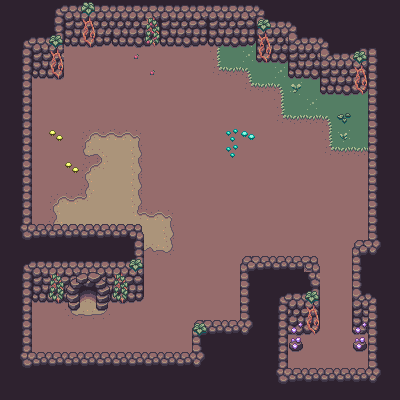

This is a level from a 2D game, rendered from its Tiled map with the project's own tilesets. A one-line summary and the complete map file follow:
An orthogonal 25x25 tile map with 16x16 px tiles, 4 tile layers (CaveFloor, CaveWalls-1, Cave-Walls-2, CaveDoor).

<map version="1.8" tiledversion="1.8.0" orientation="orthogonal" renderorder="right-down" width="25" height="25" tilewidth="16" tileheight="16" infinite="0" nextlayerid="6" nextobjectid="1">
 <editorsettings>
  <export target="cave-map.json" format="json" />
 </editorsettings>
 <tileset firstgid="1" name="caves-main" tilewidth="16" tileheight="16" tilecount="1054" columns="31">
  <image source="../tilesets/caves-main.png" width="496" height="544" />
 </tileset>
 <layer id="2" name="CaveFloor" width="25" height="25">
  <data encoding="csv">
61,61,61,61,61,61,61,61,61,61,61,61,61,313,192,192,192,192,192,192,192,192,192,192,192,
61,61,61,61,61,61,61,61,61,61,61,61,61,313,192,192,192,192,223,192,192,192,192,223,192,
61,61,61,61,61,61,61,61,61,61,61,61,61,313,192,254,192,192,192,223,192,192,192,192,192,
61,61,61,61,61,61,61,61,61,61,61,61,61,313,192,223,192,192,192,192,192,192,223,192,192,
61,61,61,61,61,61,61,61,61,61,61,61,61,314,281,282,192,223,192,192,192,192,192,192,192,
61,61,61,61,61,61,61,61,61,61,61,61,61,61,61,314,281,282,254,192,192,192,223,192,192,
61,61,61,61,61,61,61,61,61,61,61,61,61,61,61,61,61,313,192,223,192,192,192,192,192,
61,61,61,61,61,61,61,61,61,61,61,61,61,61,61,61,61,314,281,281,282,192,192,192,192,
61,61,61,61,61,94,95,95,96,61,61,61,61,61,61,61,61,61,61,61,313,316,192,254,192,
61,61,61,61,61,156,5,33,127,61,61,61,61,61,61,61,61,61,61,61,314,281,281,281,281,
61,61,61,61,61,94,36,33,127,61,61,61,61,61,61,61,61,61,61,61,61,61,61,61,61,
61,61,61,61,61,125,33,33,127,61,61,61,61,61,61,61,61,61,61,61,61,61,61,61,61,
61,61,61,94,95,129,33,33,127,61,61,61,61,61,61,61,61,61,61,61,61,61,61,61,61,
61,61,61,125,33,33,33,33,128,95,96,61,61,61,61,61,61,61,61,61,61,61,61,61,61,
61,61,61,32,33,33,33,33,97,33,127,61,61,61,61,61,61,61,61,61,61,61,61,61,61,
61,61,61,32,33,33,33,33,34,157,158,61,61,61,61,61,61,61,61,61,61,61,61,61,61,
61,61,61,32,33,33,33,33,127,61,61,61,61,61,61,94,2,95,96,61,61,61,61,61,61,
61,61,61,156,157,64,157,64,65,61,61,61,61,61,61,125,33,33,127,61,61,61,61,61,61,
61,61,61,61,61,61,61,61,61,61,61,61,61,61,61,156,157,64,158,61,61,61,61,61,61,
61,61,61,61,63,64,65,61,61,61,61,61,61,61,61,61,61,61,61,61,61,61,61,61,61,
61,61,61,61,61,61,61,61,61,61,61,61,61,61,61,61,61,61,61,61,61,61,61,61,61,
61,61,61,61,61,61,61,61,61,61,61,61,61,61,61,61,61,61,61,61,61,61,61,61,61,
61,61,61,61,61,61,61,61,61,61,61,61,61,61,61,61,61,61,61,61,61,61,61,61,61,
61,61,61,61,61,61,61,61,61,61,61,61,61,61,61,61,61,61,61,61,61,61,61,61,61,
61,61,61,61,61,61,61,61,61,61,61,61,61,61,61,61,61,61,61,61,61,61,61,61,61
</data>
 </layer>
 <layer id="3" name="CaveWalls-1" width="25" height="25">
  <data encoding="csv">
55,55,55,119,86,86,86,86,86,86,86,86,86,86,86,86,120,55,55,55,55,55,55,55,55,
55,55,55,56,116,117,117,117,117,118,116,117,118,116,117,118,85,86,120,55,55,55,55,55,55,
55,119,86,87,147,148,149,147,148,149,147,148,149,147,148,149,116,117,85,86,120,55,55,55,55,
55,56,116,117,0,0,0,0,0,0,0,0,0,0,0,0,147,148,116,117,85,86,87,54,55,
55,56,147,148,0,0,0,0,0,0,0,0,0,0,0,0,0,0,147,148,116,117,118,54,55,
55,56,0,0,0,0,0,0,0,0,0,0,0,0,0,0,0,0,0,0,147,148,149,54,55,
55,56,0,0,0,0,0,0,0,0,0,0,0,0,0,0,0,0,0,0,0,0,0,54,55,
55,56,0,0,0,0,0,0,0,0,0,0,0,0,0,0,0,0,0,0,0,0,0,54,55,
55,56,0,0,0,0,0,0,0,0,0,0,0,0,0,0,0,0,0,0,0,0,0,54,55,
55,56,0,0,0,0,0,0,0,0,0,0,0,0,0,0,0,0,0,0,0,0,0,54,55,
55,56,0,0,0,0,0,0,0,0,0,0,0,0,0,0,0,0,0,0,0,0,0,54,55,
55,56,0,0,0,0,0,0,0,0,0,0,0,0,0,0,0,0,0,0,0,0,0,54,55,
55,56,0,0,0,0,0,0,0,0,0,0,0,0,0,0,0,0,0,0,0,0,0,54,55,
55,56,0,0,0,0,0,0,0,0,0,0,0,0,0,0,0,0,0,0,0,0,0,54,55,
55,150,24,24,24,24,24,24,25,0,0,0,0,0,0,0,0,0,0,0,0,0,0,54,55,
55,55,55,55,55,55,55,55,56,0,0,0,0,0,0,0,0,0,0,0,0,0,23,151,55,
55,119,86,86,86,86,86,86,87,0,0,0,0,0,0,23,24,24,24,31,0,0,54,55,55,
55,56,116,117,118,116,116,117,118,0,0,0,0,0,0,54,55,55,55,150,0,0,54,55,55,
55,56,147,148,149,147,147,148,149,0,0,0,0,0,0,54,55,119,86,87,0,0,85,120,55,
55,56,0,0,0,0,0,0,0,0,0,0,0,0,0,54,55,56,117,118,0,0,116,54,55,
55,56,0,0,0,0,0,0,0,0,0,0,23,24,24,151,55,56,148,149,0,0,147,54,55,
55,56,0,0,0,0,0,0,0,0,0,0,54,55,55,55,55,56,0,0,0,0,0,54,55,
55,150,24,24,24,24,24,24,24,24,24,24,151,55,55,55,55,56,0,0,0,0,0,54,55,
55,55,55,55,55,55,55,55,55,55,55,55,55,55,55,55,55,150,24,24,24,24,24,151,55,
55,55,55,55,55,55,55,55,55,55,55,55,55,55,55,55,55,55,55,55,55,55,55,55,55
</data>
 </layer>
 <layer id="5" name="Cave-Walls-2" width="25" height="25">
  <data encoding="csv">
0,0,0,0,0,12,0,0,0,0,0,0,0,0,0,0,0,0,0,0,0,0,0,0,0,
0,0,0,0,0,9,0,0,0,11,0,0,0,0,0,0,43,0,0,0,0,0,0,0,0,
0,0,0,43,0,40,0,0,0,42,0,0,0,0,0,0,9,0,0,0,0,0,0,0,0,
0,0,0,9,0,0,0,0,72,0,0,0,0,0,0,0,40,0,0,0,0,0,43,0,0,
0,0,0,40,0,0,0,0,0,72,0,0,0,0,0,0,0,0,0,0,0,0,9,0,0,
0,0,0,0,0,0,0,0,0,0,0,0,0,0,0,0,0,0,0,0,0,0,40,0,0,
0,0,0,0,0,0,0,0,0,0,0,0,0,0,0,0,0,0,0,0,0,0,0,0,0,
0,0,0,0,0,0,0,0,0,0,0,0,0,0,0,0,0,0,0,0,0,73,0,0,0,
0,0,0,133,0,0,0,0,0,0,0,0,0,0,135,136,0,0,0,0,0,0,0,0,0,
0,0,0,0,0,0,0,0,0,0,0,0,0,0,135,0,0,0,0,0,0,0,0,0,0,
0,0,0,0,133,0,0,0,0,0,0,0,0,0,0,0,0,0,0,0,0,0,0,0,0,
0,0,0,0,0,0,0,0,0,0,0,0,0,0,0,0,0,0,0,0,0,0,0,0,0,
0,0,0,0,0,0,0,0,0,0,0,0,0,0,0,0,0,0,0,0,0,0,0,0,0,
0,0,0,0,0,0,0,0,0,0,0,0,0,0,0,0,0,0,0,0,0,0,0,0,0,
0,0,0,0,0,0,0,0,0,0,0,0,0,0,0,0,0,0,0,0,0,0,0,0,0,
0,0,0,0,0,0,0,0,0,0,0,0,0,0,0,0,0,0,0,0,0,0,0,0,0,
0,0,0,0,0,0,0,0,43,0,0,0,0,0,0,0,0,0,0,0,0,0,0,0,0,
0,0,0,10,0,0,0,10,0,0,0,0,0,0,0,0,0,0,0,0,0,0,0,0,0,
0,0,0,41,0,0,0,41,0,0,0,0,0,0,0,0,0,0,0,43,0,0,0,0,0,
0,0,0,0,0,0,0,0,0,0,0,0,0,0,0,0,0,0,0,9,0,0,0,0,0,
0,0,0,0,0,0,0,0,0,0,0,0,43,0,0,0,0,0,303,40,0,0,303,0,0,
0,0,0,0,0,0,0,0,0,0,0,0,0,0,0,0,0,0,288,0,0,0,288,0,0,
0,0,0,0,0,0,0,0,0,0,0,0,0,0,0,0,0,0,0,0,0,0,0,0,0,
0,0,0,0,0,0,0,0,0,0,0,0,0,0,0,0,0,0,0,0,0,0,0,0,0,
0,0,0,0,0,0,0,0,0,0,0,0,0,0,0,0,0,0,0,0,0,0,0,0,0
</data>
 </layer>
 <layer id="4" name="CaveDoor" width="25" height="25">
  <data encoding="csv">
0,0,0,0,0,0,0,0,0,0,0,0,0,0,0,0,0,0,0,0,0,0,0,0,0,
0,0,0,0,0,0,0,0,0,0,0,0,0,0,0,0,0,0,0,0,0,0,0,0,0,
0,0,0,0,0,0,0,0,0,0,0,0,0,0,0,0,0,0,0,0,0,0,0,0,0,
0,0,0,0,0,0,0,0,0,0,0,0,0,0,0,0,0,0,0,0,0,0,0,0,0,
0,0,0,0,0,0,0,0,0,0,0,0,0,0,0,0,0,0,0,0,0,0,0,0,0,
0,0,0,0,0,0,0,0,0,0,0,0,0,0,0,0,0,0,0,0,0,0,0,0,0,
0,0,0,0,0,0,0,0,0,0,0,0,0,0,0,0,0,0,0,0,0,0,0,0,0,
0,0,0,0,0,0,0,0,0,0,0,0,0,0,0,0,0,0,0,0,0,0,0,0,0,
0,0,0,0,0,0,0,0,0,0,0,0,0,0,0,0,0,0,0,0,0,0,0,0,0,
0,0,0,0,0,0,0,0,0,0,0,0,0,0,0,0,0,0,0,0,0,0,0,0,0,
0,0,0,0,0,0,0,0,0,0,0,0,0,0,0,0,0,0,0,0,0,0,0,0,0,
0,0,0,0,0,0,0,0,0,0,0,0,0,0,0,0,0,0,0,0,0,0,0,0,0,
0,0,0,0,0,0,0,0,0,0,0,0,0,0,0,0,0,0,0,0,0,0,0,0,0,
0,0,0,0,0,0,0,0,0,0,0,0,0,0,0,0,0,0,0,0,0,0,0,0,0,
0,0,0,0,0,0,0,0,0,0,0,0,0,0,0,0,0,0,0,0,0,0,0,0,0,
0,0,0,0,0,0,0,0,0,0,0,0,0,0,0,0,0,0,0,0,0,0,0,0,0,
0,0,0,0,0,0,0,0,0,0,0,0,0,0,0,0,0,0,0,0,0,0,0,0,0,
0,0,0,0,205,206,207,0,0,0,0,0,0,0,0,0,0,0,0,0,0,0,0,0,0,
0,0,0,0,236,326,238,0,0,0,0,0,0,0,0,0,0,0,0,0,0,0,0,0,0,
0,0,0,0,267,0,269,0,0,0,0,0,0,0,0,0,0,0,0,0,0,0,0,0,0,
0,0,0,0,0,0,0,0,0,0,0,0,0,0,0,0,0,0,0,0,0,0,0,0,0,
0,0,0,0,0,0,0,0,0,0,0,0,0,0,0,0,0,0,0,0,0,0,0,0,0,
0,0,0,0,0,0,0,0,0,0,0,0,0,0,0,0,0,0,0,0,0,0,0,0,0,
0,0,0,0,0,0,0,0,0,0,0,0,0,0,0,0,0,0,0,0,0,0,0,0,0,
0,0,0,0,0,0,0,0,0,0,0,0,0,0,0,0,0,0,0,0,0,0,0,0,0
</data>
 </layer>
</map>
